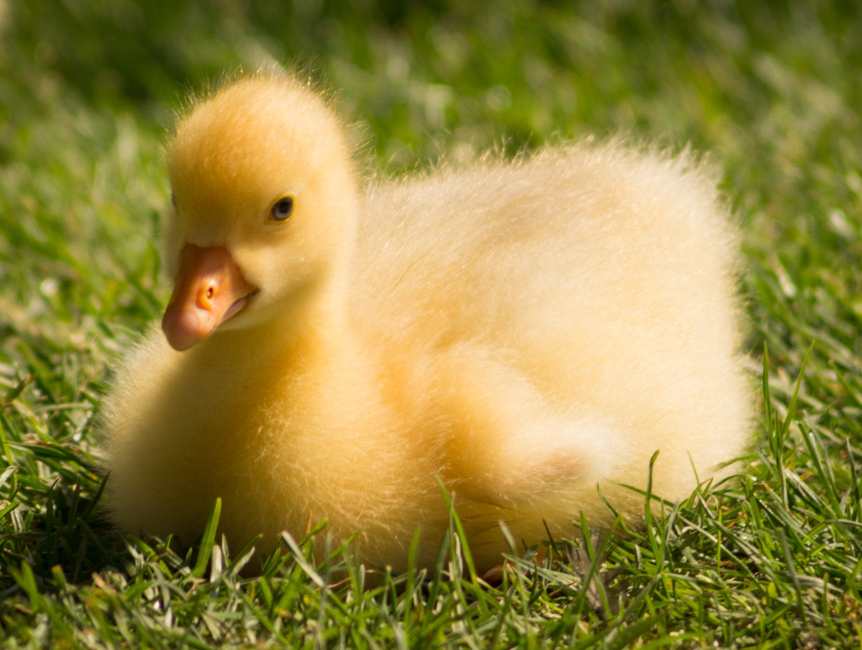
#> input picture example.jpg, 1724 x 1300 px (shown at 1/2 size)
$ python Filt_Image.py example.jpg
#> lines starting #> are read from the running program, lines starting #| are printed output that depends on the picture
# Python 3
from PIL import Image, ImageFilter
from pathlib import Path
import sys

# couldn't figure out how to convert terminal input into the PIL... image type that is 'zophie.png'
# Build another function that does this conversion btwn types? how? a special method to convert?
# Update: problem was because treatment_choice was a str and not referring to the functions _1 _2 and _3.

# User guide: trigger program as usual and provide your selected image file.
# Note: make sure your image file is in the same location as Hw_FiltImage.py


def get_path():
    if len(sys.argv) < 2: # if the terminal user input is less than two words...
        print('How to Use: [Hw_FiltImage.py] [existingfile.png]')
        sys.exit()


    path = ' '.join(sys.argv[1:])

    path = Path(path)

    '''
    cwd = pathlib.Path().absolute()
    # now we construct the full path
    path = cwd + str(os.path.sep) + user_png
    # .getcwd()
    >>>> didn't need to go through all this
    '''
    #return path, user_png
    return path

def filter_selection_hub(user_choice,copied_image):

    if user_choice == "1":

        product = treatment_1(copied_image)

    elif user_choice == "2":

        product = treatment_2(copied_image)

    elif user_choice == "3":

        product = treatment_3(copied_image)

    else:

        print('Input was invalid.')
        product = None

    return product


# Open an Image given a path 'zophie.png'
def open_image(path):
    newImage = Image.open(path)
#> newImage is the input picture: PIL image 1724x1300 RGB; mean R, G, B 147.5, 134.3, 63.8
#> the answer given: 1
    #original.close()
    return newImage


# create an empty canvas (this will be where our final product is displayed)
def create_image(i,j):
    image = Image.new("RGB", (i,j), "white")
    return image


# 1st Filter
# applies the sharpen and emboss filter, and rotates the image
def treatment_1(newImage):

    filtering = newImage.rotate(180)
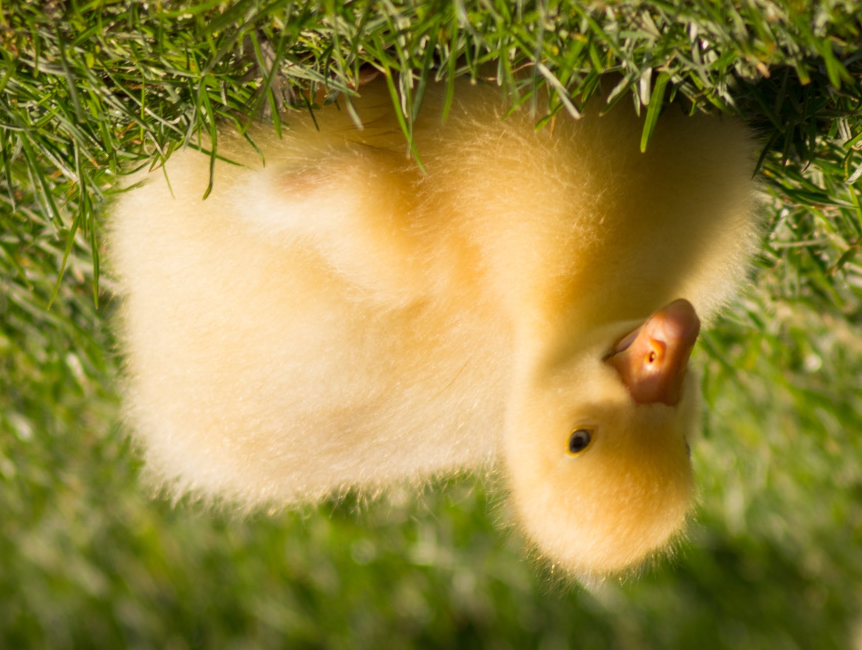
#> filtering: PIL image 1724x1300 RGB (shown at 1/2 size); mean R, G, B 147.5, 134.3, 63.8
    filtering = filtering.filter(ImageFilter.SHARPEN)
    product = filtering.filter(ImageFilter.EMBOSS)
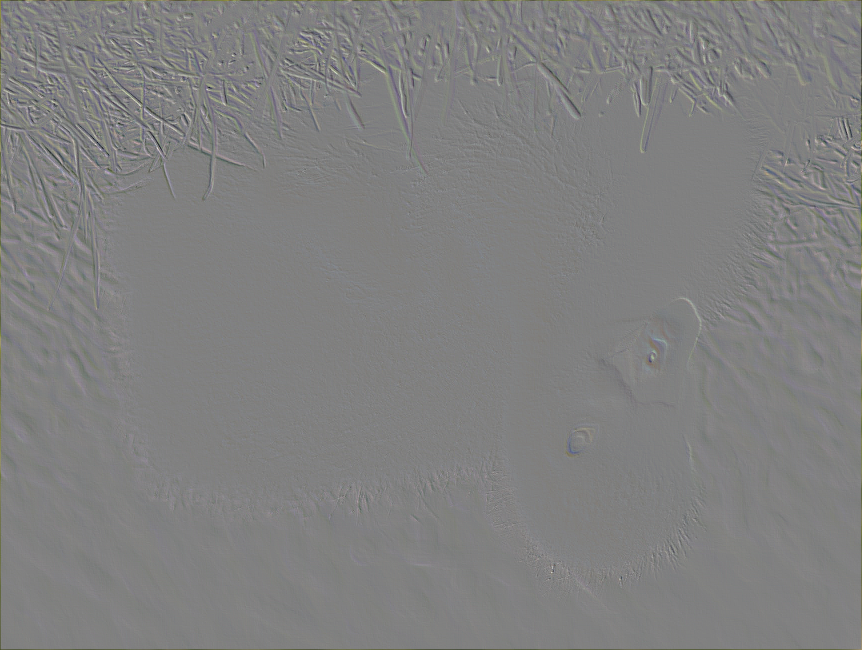
#> product: PIL image 1724x1300 RGB (shown at 1/2 size); mean R, G, B 127.9, 127.9, 127.7

    return product

# 2nd Filter
# sharpens the image & applies sephia filter
# [95 lines left out: functions treatment_2, treatment_3, get_max, get_pixel, get_sepia_pixel, convert_sephia, not called in this run]


# Save Image (the final product after treating)
# originally the empty canvas
def save_image(image,path):
    image.save(path,'png') #appends png to the path


def main():

    path = get_path()

    #print(path)
    #original = open_image(path)

    original = open_image(path)

    copied_image = original.copy()

    msg4user = ''' Please make a filter selection by typing one of these numbers: 1 , 2 , 3 \n Your Selection: '''

    user_choice = input(msg4user)

    product = filter_selection_hub(user_choice, copied_image)

    '''
    print(type(open_image('zophie.png')))
    print(type(user_choice))
    print(type(copied_image))
    '''

    #treatment_choice = 'treatment_%s' %(user_choice)


    if product == None:
        quit

    else:
        save_image(product , 'Filtered_Image.png')


main()
